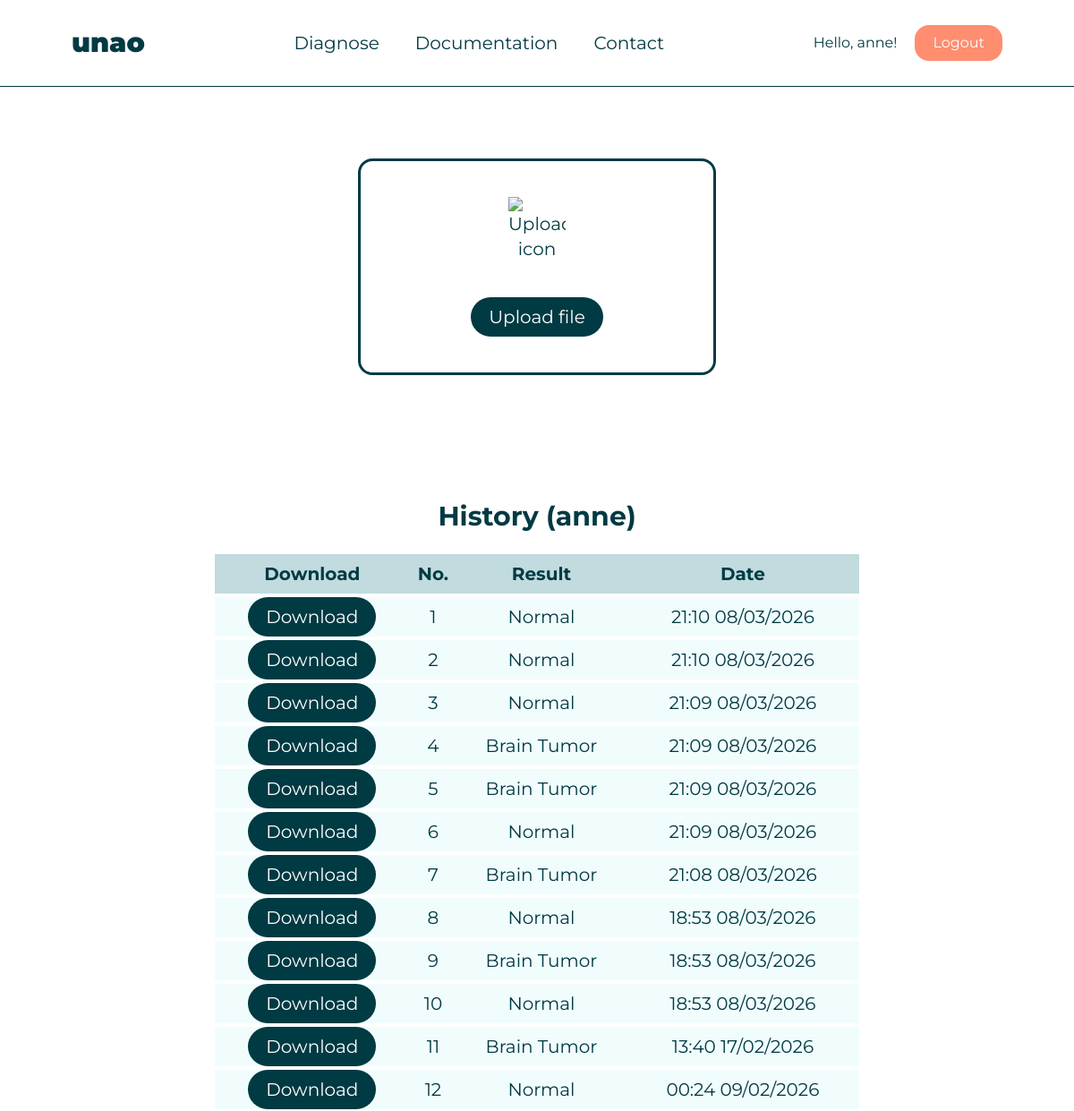
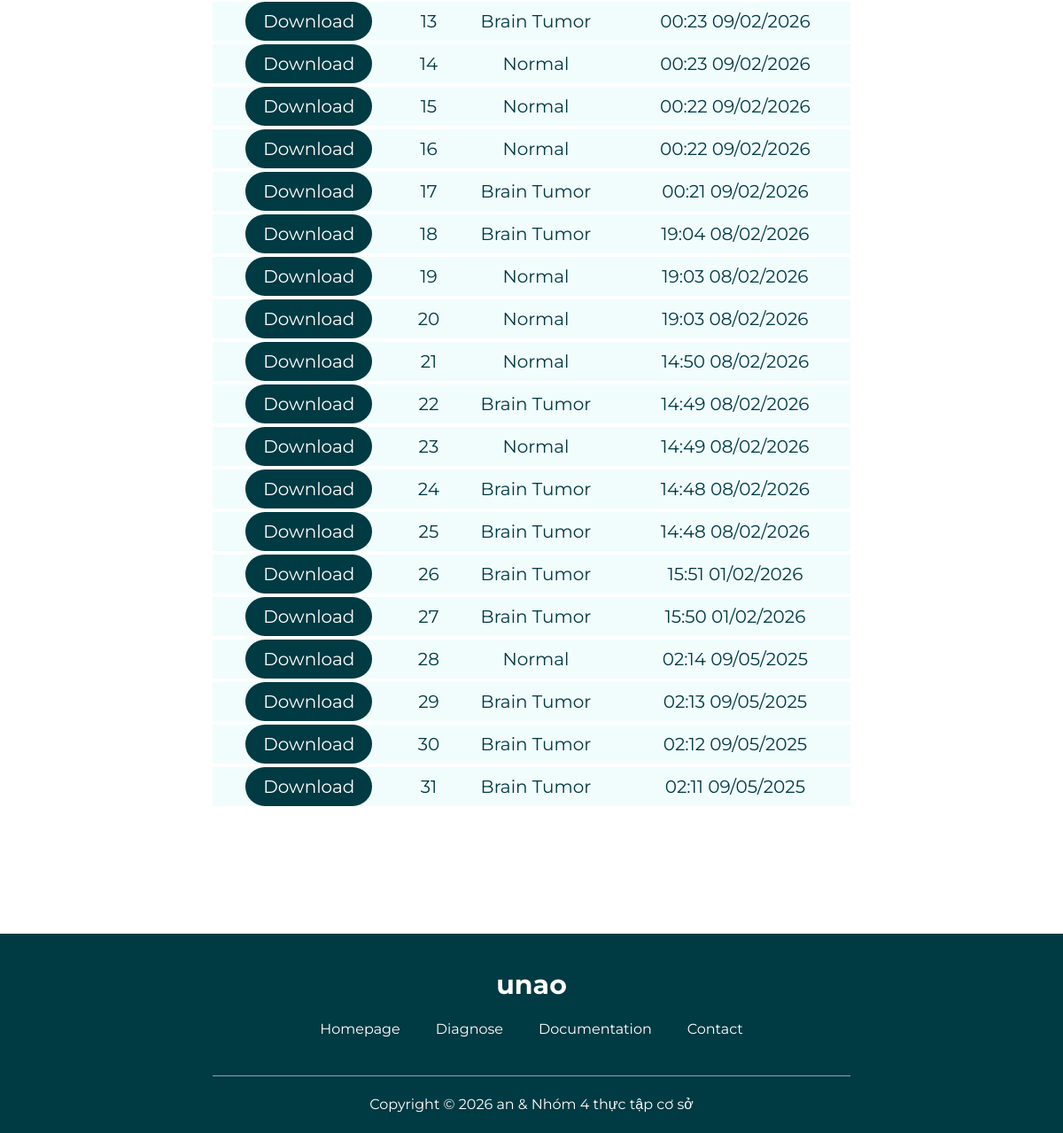
The page /diagnose/ (signed in) on the database its author committed (2 pictures, top to bottom).
### pages/models.py (models this page shows, shortened)
class DiagnosisHistory(models.Model):
    user = models.ForeignKey(settings.AUTH_USER_MODEL, on_delete=models.CASCADE)
    file = models.FileField(upload_to='history_files/')
    result = models.CharField(max_length=100)
    date = models.DateTimeField(auto_now_add=True)

### pages/views.py (the view)
# urls.py: path("diagnose/", diagnose, name="diagnose"),
@login_required(login_url='/accounts/login/') # Yêu cầu đăng nhập cho view này
def diagnose(request):
    user_history = DiagnosisHistory.objects.filter(user=request.user).order_by('-date')
    for item in user_history:
        if item.file and item.file.name:
            item.filename_display = os.path.basename(item.file.name)
        else:
            item.filename_display = "No file"
    return render(request, 'pages/diagnose.html', {'history': user_history})

### pages/templates/pages/diagnose.html (shortened to what this page needs)
{% extends 'base.html' %}
{% load static %}
{% block content %}
<div class="text-[#003A43] text-xl">
    <div class="mx-50 mt-20">
        <form action="{% url 'pages:predict' %}" method="post"  enctype="multipart/form-data" novalidate>
            <div class="border-3 border-[#003A43] mx-50 p-10 rounded-2xl text-center" id="firstUpload">
                <img src="{% static 'upload.svg'%}" class="w-16 mx-auto mb-10" alt="Upload icon">
                <label for="upload" class="">
                    <div
                        class="text-white bg-[#003A43] w-fit px-5 py-2 text-center mx-auto rounded-3xl hover:cursor-pointer hover:bg-[#76AEB7] transition">
                        Upload file
                    </div>
                </label>
            </div>
        </form>
        <div class="rounded-2xl mt-30 py-5 px-10">
            <div class="text-center text-3xl font-bold mb-5">
                History ({{ user.username }})
            </div>
            {% if history %}
            <table class="table-auto w-full border-spacing-y-1 border-separate">
                <thead>
                    <tr class="bg-[#C1DBDF]">
                        <th class="p-2">
                            Download
                        </th>
                        <th>
                            No.
                        </th>
                        <th>
                            Result
                        </th>
                        <th>
                            Date
                        </th>
                    </tr>
                </thead>
                <tbody class="text-center">
                    {% for item in history %}
                    <tr class="bg-[#F1FCFD]">
                        <td>
                            {% if item.file and item.filename_display != "No file" %}
                                <a href="{{ item.file.url }}" download="{{ item.filename_display }}">
                                    <div class="text-white bg-[#003A43] w-fit px-5 py-2 text-center mx-auto rounded-3xl hover:cursor-pointer hover:bg-[#76AEB7] transition">
                                        Download
                                    </div>
                                </a>
                            {% else %}
                                N/A
                            {% endif %}
                        </td>
                        <td>{{ forloop.counter }}</td>
                        <td>{{ item.result }}</td>
                        <td>{{ item.date|date:"H:i d/m/Y" }}</td>
                    </tr>
                    {% endfor %}
                </tbody>
            </table>
            {% else %}
                <p class="text-center">There is no diagnostic history for this account.</p>
            {% endif %}
        </div>
    </div>
</div>
{% endblock content %}

### templates/base.html (shortened to what this page needs)
{% load static %}
<!doctype html>
<html lang="en">
<head>
    <script src="https://cdn.jsdelivr.net/npm/@tailwindcss/browser@4"></script>
    <link rel="stylesheet" type="text/css" href="{% static 'styles.css' %}">
</head>
<body>
    <div class="text-[#003A43] text-xl">
        <div class="flex items-center px-4 sm:px-10 md:px-20 py-5 sm:py-7 border-b border-b-[#003A43]">
            <div class="font-black text-2xl sm:text-3xl">
                <a href="{% url 'pages:home' %}">unao</a>
            </div>
            <div class="flex flex-1 justify-center gap-6 sm:gap-10 text-lg sm:text-xl">
                <a href="{% url 'pages:diagnose' %}" class="hover:text-[#FF8D6F]">Diagnose</a>
                <a href="{% url 'pages:faq' %}" class="hover:text-[#FF8D6F]">Documentation</a>
                <a href="{% url 'pages:contact' %}" class="hover:text-[#FF8D6F]">Contact</a>
            </div>
            <div class="flex items-center gap-3 sm:gap-5 text-sm sm:text-base">
                {% if user.is_authenticated %}
                     <span class="hidden sm:inline">Hello, {{ user.username }}!</span>
                     <a href="{% url 'logout' %}" class="bg-[#FF8D6F] text-white rounded-2xl py-2 px-4 sm:px-5 hover:bg-opacity-80 transition">Logout</a>
                {% endif %}
            </div>
        </div>
        <div>
            {% block content %}
            {% endblock content %}
        </div>
        <div class="bg-[#003A43] text-white mt-30 px-4 sm:px-10 md:px-60 pt-10">
            <div class="text-3xl font-bold text-center">unao</div>
            <nav class="flex flex-wrap justify-center gap-x-6 sm:gap-x-10 gap-y-2 text-base mt-5 mb-10">
                <a href="{% url 'pages:home' %}" class="hover:text-[#FF8D6F]">Homepage</a>
                <a href="{% url 'pages:diagnose' %}" class="hover:text-[#FF8D6F]">Diagnose</a>
                <a href="{% url 'pages:faq' %}" class="hover:text-[#FF8D6F]">Documentation</a>
                <a href="{% url 'pages:contact' %}" class="hover:text-[#FF8D6F]">Contact</a>
            </nav>
            <hr class="border-[#76AEB7]" />
            <div class="text-base py-5 text-center">
                Copyright © {% now "Y" %} an & Nhóm 4 thực tập cơ sở
            </div>
        </div>
    </div>
</body>
</html>

### static/styles.css (style rules this page uses)
html { font-family: "Montserrat", sans-serif; }

### rows shown on the page
DiagnosisHistory: result "Normal", date "21:10 08/03/2026"
DiagnosisHistory: result "Normal", date "21:10 08/03/2026"
DiagnosisHistory: result "Normal", date "21:09 08/03/2026"
DiagnosisHistory: result "Brain Tumor", date "21:09 08/03/2026"
DiagnosisHistory: result "Brain Tumor", date "21:09 08/03/2026"
DiagnosisHistory: result "Normal", date "21:09 08/03/2026"
DiagnosisHistory: result "Brain Tumor", date "21:08 08/03/2026"
DiagnosisHistory: result "Normal", date "18:53 08/03/2026"
DiagnosisHistory: result "Brain Tumor", date "18:53 08/03/2026"
DiagnosisHistory: result "Normal", date "18:53 08/03/2026"
DiagnosisHistory: result "Brain Tumor", date "13:40 17/02/2026"
DiagnosisHistory: result "Normal", date "00:24 09/02/2026"
DiagnosisHistory: result "Brain Tumor", date "00:23 09/02/2026"
DiagnosisHistory: result "Normal", date "00:23 09/02/2026"
DiagnosisHistory: result "Normal", date "00:22 09/02/2026"
DiagnosisHistory: result "Normal", date "00:22 09/02/2026"
DiagnosisHistory: result "Brain Tumor", date "00:21 09/02/2026"
DiagnosisHistory: result "Brain Tumor", date "19:04 08/02/2026"
DiagnosisHistory: result "Normal", date "19:03 08/02/2026"
DiagnosisHistory: result "Normal", date "19:03 08/02/2026"
DiagnosisHistory: result "Normal", date "14:50 08/02/2026"
DiagnosisHistory: result "Brain Tumor", date "14:49 08/02/2026"
DiagnosisHistory: result "Normal", date "14:49 08/02/2026"
DiagnosisHistory: result "Brain Tumor", date "14:48 08/02/2026"
DiagnosisHistory: result "Brain Tumor", date "14:48 08/02/2026"
DiagnosisHistory: result "Brain Tumor", date "15:51 01/02/2026"
DiagnosisHistory: result "Brain Tumor", date "15:50 01/02/2026"
DiagnosisHistory: result "Normal", date "02:14 09/05/2025"
DiagnosisHistory: result "Brain Tumor", date "02:13 09/05/2025"
DiagnosisHistory: result "Brain Tumor", date "02:12 09/05/2025"
DiagnosisHistory: result "Brain Tumor", date "02:11 09/05/2025"

### other values the page prints
{{ user.username }} "anne"
